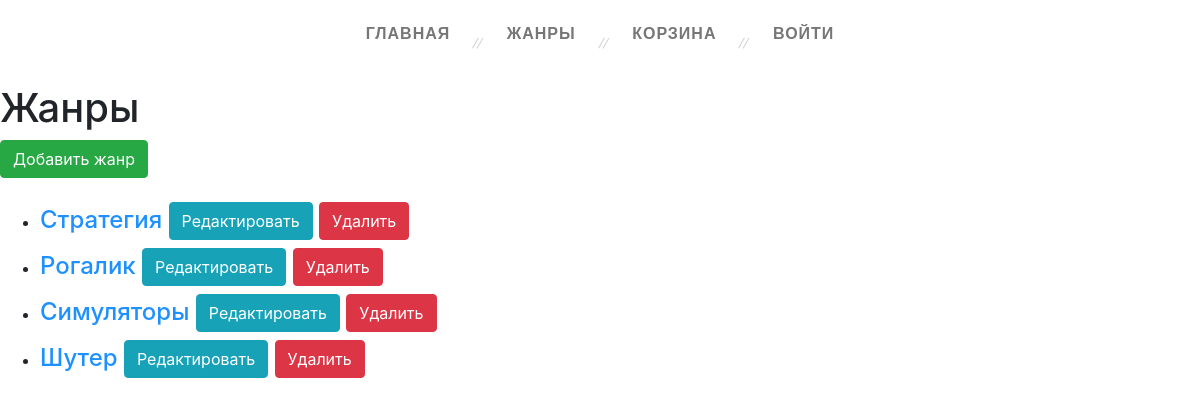
Page /genre/ on the committed database.
### mainapp/models.py (models this page shows)
class GameCategory(models.Model):
    name = models.CharField('Название', max_length=60)
    desc = models.TextField('Описание', blank=True)
    def __str__(self):
        return self.name
    class Meta:
        verbose_name = 'Жанр игр'
        verbose_name_plural = 'Жанры игр'

### mainapp/views.py (the view)
# urls.py: path('genre/', mainapp.genre, name='genre'),
def genre(request):
    categories = GameCategory.objects.all()
    context = {
        'categories': categories,
        'page_title': 'Жанры'
    }
    return render(request, 'mainapp/genre.html', context)

### mainapp/templates/mainapp/genre.html
{% extends 'mainapp/base.html' %}
{% block content %}
<h1>Жанры</h1>
<a class="btn btn-success" href="{% url 'mainapp:add_genre' %}">Добавить жанр</a>
<br>
<br>
<div class="genre-menu">
    <ul>
        {% for item in categories %}
        <li>
            <h4><a href="{% url 'mainapp:genre_section' item.pk %}">
                {{ item }}
            </a>
                <a href="{% url 'mainapp:edit_genre' item.pk %}" class="btn btn-info">
                    Редактировать
                </a>
                <a href="{% url 'mainapp:delete_genre' item.pk %}" class="btn btn-danger">
                    Удалить
                </a></h4>
        </li>
        {% endfor %}
    </ul>
</div>
{% endblock %}

### mainapp/templates/mainapp/base.html (shortened to what this page needs)
{% load static %}
<!DOCTYPE html>
<html lang="ru">
<head>
    <link rel="stylesheet" href="https://maxcdn.bootstrapcdn.com/bootstrap/4.0.0/css/bootstrap.min.css"
>
    <link rel="stylesheet" href="{% static 'css/style.css' %}">
</head>
<body>
{% block menu %}
<nav>
    <ul class="topmenu">
        <li>
            <a href="{% url 'mainapp:index' %}">Главная</a>
        </li>
        <li>
            <a href="{% url 'mainapp:genre' %}" class="down">Жанры</a></li>
        <li>
            <a href="{% url 'basket:index' %}">Корзина</a>
        </li>
        <li class="nav-item">
            {% if user.is_authenticated %}
            <a class="nav-link" href="{% url 'authapp:logout' %}">Выйти</a>
            {% else %}
            <a class="nav-link" href="{% url 'authapp:login' %}">Войти</a>
            {% endif %}
        </li>
    </ul>
</nav>
{% endblock %}
{% block content %}
{% endblock %}
</body>
</html>

### static/css/style.css (style rules this page uses)
* { box-sizing: border-box; }
body { margin: 0; background: url(/static/img/background.png) }
.topmenu { text-align: center; padding: 10px 0; }
.topmenu > li { display: inline-block; position: relative; }
.topmenu > li:after { content: ""; position: absolute; right: 0; width: 1px; height: 12px; background: #d2d2d2; top: 16px; box-shadow: 4px -2px 0 #d2d2d2; transform: rotate(30deg); }
.topmenu > li:last-child:after { background: none; box-shadow: none; }
.topmenu > li > a { padding: 12px 26px; color: #767676; text-transform: uppercase; font-weight: bold; letter-spacing: 1px; font-family: 'Exo 2', sans-serif; }
a { color: dodgerblue; }
body { background: url(/static/img/background.png) }

### rows in the picture
GameCategory: name "Стратегия"
GameCategory: name "Рогалик"
GameCategory: name "Симуляторы"
GameCategory: name "Шутер"
